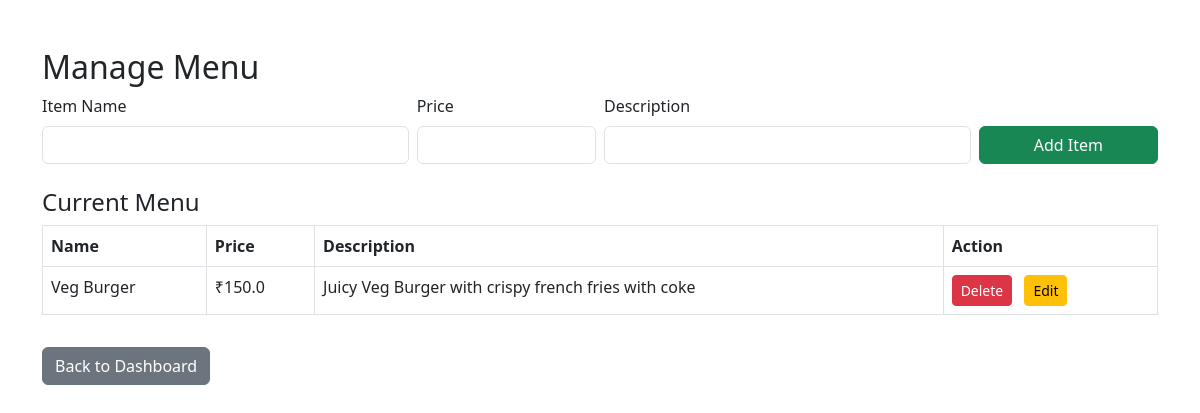
/partner_menu (signed in), run on the app's committed database.
### tables this page shows
CREATE TABLE food_items (
        id INTEGER PRIMARY KEY AUTOINCREMENT,
        restaurant_id INTEGER NOT NULL,
        name TEXT NOT NULL,
        price REAL NOT NULL,
        description TEXT,
        image TEXT,
        FOREIGN KEY(restaurant_id) REFERENCES restaurants(id)
    );

### routes/partner_routes.py (the view, shortened to what this page needs)
@partner_bp.route('/partner_menu', methods=['GET', 'POST'])
def partner_menu():
    if 'partner' not in session:
        return redirect(url_for('partner.partner_login'))
    username = session['partner']
    try:
        conn = sqlite3.connect('database.db')
        cursor = conn.cursor()
        cursor.execute('SELECT restaurant_id FROM restaurant_owners WHERE username=?', (username,))
        row = cursor.fetchone()
        if not row or not row[0]:
            conn.close()
            flash('Please create your restaurant profile first.', 'warning')
            return redirect(url_for('partner.partner_restaurant_profile'))
        restaurant_id = row[0]
        if request.method == 'POST' and 'delete_item_id' in request.form:
            item_id = request.form['delete_item_id']
            cursor.execute('DELETE FROM food_items WHERE id=? AND restaurant_id=?', (item_id, restaurant_id))
            conn.commit()
            flash('Menu item deleted.', 'danger')
        cursor.execute('SELECT id, name, price, description FROM food_items WHERE restaurant_id=?', (restaurant_id,))
        menu_items = cursor.fetchall()
        conn.close()
        return render_template('partner_menu.html', menu_items=menu_items)
    except Exception as e:
        logging.error(f"Partner menu error: {e}")
        flash('An error occurred while managing the menu. Please try again later.', 'danger')
        return render_template('partner_menu.html', menu_items=[])

### templates/partner_menu.html (shortened to what this page needs)
<!DOCTYPE html>
<html lang="en">
<head>
    <link rel="stylesheet" href="https://cdn.jsdelivr.net/npm/bootstrap@5.3.0/dist/css/bootstrap.min.css">
</head>
<body>
<div class="container mt-5">
    <h2>Manage Menu</h2>
    <form method="post" class="mb-4">
        <div class="row g-2 align-items-end">
            <div class="col-md-4">
                <label for="name" class="form-label">Item Name</label>
                <input type="text" class="form-control" id="name" name="name" required>
            </div>
            <div class="col-md-2">
                <label for="price" class="form-label">Price</label>
                <input type="number" class="form-control" id="price" name="price" required>
            </div>
            <div class="col-md-4">
                <label for="description" class="form-label">Description</label>
                <input type="text" class="form-control" id="description" name="description">
            </div>
            <div class="col-md-2">
                <button type="submit" class="btn btn-success w-100">Add Item</button>
            </div>
        </div>
    </form>
    <h4>Current Menu</h4>
    <table class="table table-bordered">
        <thead>
            <tr>
                <th>Name</th>
                <th>Price</th>
                <th>Description</th>
                <th>Action</th>
            </tr>
        </thead>
        <tbody>
            {% for item in menu_items %}
            <tr>
                <td>{{ item[1] }}</td>
                <td>₹{{ item[2] }}</td>
                <td>{{ item[3] }}</td>
                <td>
                    <form method="post" style="display:inline;">
                        <button type="submit" class="btn btn-danger btn-sm me-2">Delete</button>
                    </form>
                    <a href="/partner_menu/edit/{{ item[0] }}" class="btn btn-warning btn-sm">Edit</a>
                </td>
            </tr>
            {% else %}
            <tr><td colspan="4">No menu items found.</td></tr>
            {% endfor %}
        </tbody>
    </table>
    <a href="/partner_dashboard" class="btn btn-secondary mt-3">Back to Dashboard</a>
</div>
</body>
</html>

### data on the page
food_items: name "Veg Burger", price "150.0", description "Juicy Veg Burger with crispy french fries with coke"
